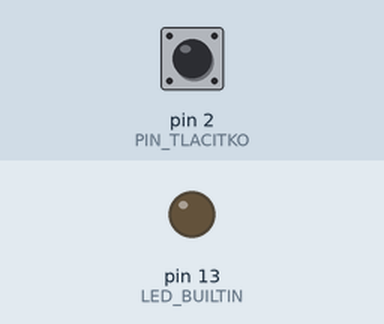
The sketch below on a simulated Arduino Uno, built with avr-gcc and run on an emulated ATmega328P. Parts: output pins drawn as LEDs (lit = HIGH). Dashed ring = blinking. The test bench sets the inputs (shaded band); at power-on: pin 2 (PIN_TLACITKO) HIGH.

Above: at 1.2 s.
1.3 s: pin 2 (PIN_TLACITKO) pulled LOW for 3.2 s
At 1.7 s:
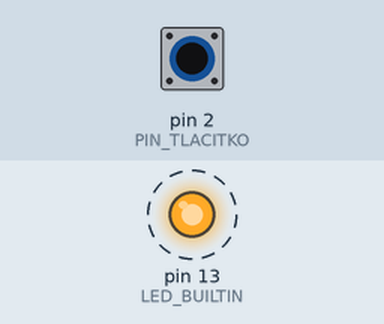
Timing chart, 0 to 6.3 s (numbered marks = the images above; inputs shaded):
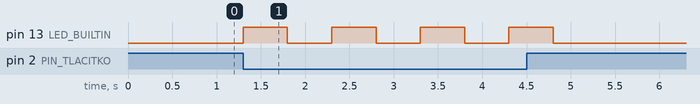

The sketch:

init.ino
```cpp
#define PIN_TLACITKO  2

void setup() {
  pinMode(PIN_TLACITKO, INPUT_PULLUP);
  pinMode(LED_BUILTIN, OUTPUT);
}

void loop() {
  int stav = !digitalRead(PIN_TLACITKO);
  if (stav) {
    digitalWrite(LED_BUILTIN, HIGH);
    delay(500);
    digitalWrite(LED_BUILTIN, LOW);
    delay(500);
  } else {
    digitalWrite(LED_BUILTIN, LOW);
  }
}
```

Measured:
- after the input at 1.3 s, pin 13 (LED_BUILTIN): alternates HIGH for 0.50 s and LOW for 0.50 s, 8 changes in all, then stays LOW, starting at once
